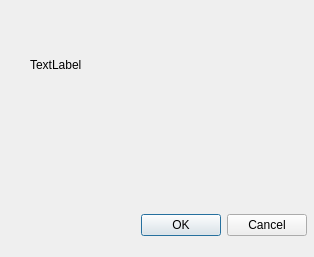
<?xml version="1.0" encoding="UTF-8"?>
<ui version="4.0">
 <class>modechange</class>
 <widget class="QDialog" name="modechange">
  <property name="geometry">
   <rect>
    <x>0</x>
    <y>0</y>
    <width>314</width>
    <height>257</height>
   </rect>
  </property>
  <property name="windowTitle">
   <string>Dialog</string>
  </property>
  <widget class="QLabel" name="label">
   <property name="geometry">
    <rect>
     <x>30</x>
     <y>40</y>
     <width>221</width>
     <height>50</height>
    </rect>
   </property>
   <property name="sizePolicy">
    <sizepolicy hsizetype="Preferred" vsizetype="Maximum">
     <horstretch>0</horstretch>
     <verstretch>0</verstretch>
    </sizepolicy>
   </property>
   <property name="maximumSize">
    <size>
     <width>16777215</width>
     <height>50</height>
    </size>
   </property>
   <property name="text">
    <string>TextLabel</string>
   </property>
  </widget>
  <widget class="QDialogButtonBox" name="buttonBox">
   <property name="geometry">
    <rect>
     <x>90</x>
     <y>200</y>
     <width>217</width>
     <height>50</height>
    </rect>
   </property>
   <property name="sizePolicy">
    <sizepolicy hsizetype="Expanding" vsizetype="Maximum">
     <horstretch>0</horstretch>
     <verstretch>0</verstretch>
    </sizepolicy>
   </property>
   <property name="maximumSize">
    <size>
     <width>16777215</width>
     <height>50</height>
    </size>
   </property>
   <property name="orientation">
    <enum>Qt::Horizontal</enum>
   </property>
   <property name="standardButtons">
    <set>QDialogButtonBox::Cancel|QDialogButtonBox::Ok</set>
   </property>
  </widget>
 </widget>
 <resources/>
 <connections/>
</ui>
